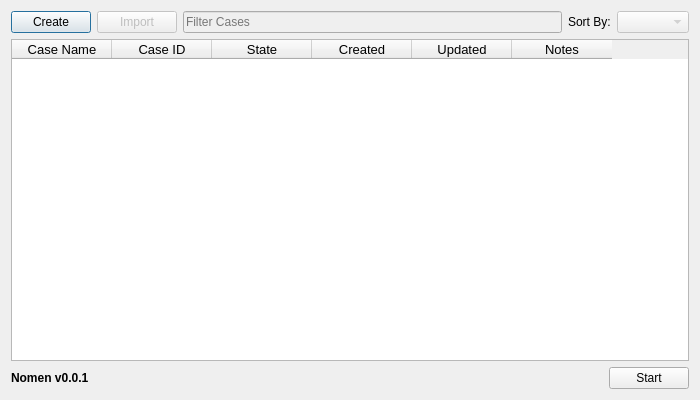
<?xml version="1.0" encoding="UTF-8"?>
<ui version="4.0">
 <class>startupDialog</class>
 <widget class="QDialog" name="startupDialog">
  <property name="geometry">
   <rect>
    <x>0</x>
    <y>0</y>
    <width>700</width>
    <height>400</height>
   </rect>
  </property>
  <property name="windowTitle">
   <string>Nomen Case Manager</string>
  </property>
  <layout class="QGridLayout" name="gridLayout">
   <item row="0" column="0">
    <layout class="QVBoxLayout" name="verticalLayout">
     <item>
      <layout class="QHBoxLayout" name="horizontalLayout">
       <item>
        <widget class="QPushButton" name="bttn_create_case">
         <property name="text">
          <string>Create</string>
         </property>
        </widget>
       </item>
       <item>
        <widget class="QPushButton" name="bttn_import_case">
         <property name="enabled">
          <bool>false</bool>
         </property>
         <property name="toolTip">
          <string>TO BE IMPLEMENTED</string>
         </property>
         <property name="text">
          <string>Import</string>
         </property>
        </widget>
       </item>
       <item>
        <widget class="QLineEdit" name="line_edit_filter_case">
         <property name="enabled">
          <bool>false</bool>
         </property>
         <property name="toolTip">
          <string>TO BE IMPLEMENTED</string>
         </property>
         <property name="placeholderText">
          <string>Filter Cases</string>
         </property>
        </widget>
       </item>
       <item>
        <widget class="QLabel" name="label_sortby">
         <property name="text">
          <string>Sort By:</string>
         </property>
        </widget>
       </item>
       <item>
        <widget class="QComboBox" name="cbox_sortby">
         <property name="enabled">
          <bool>false</bool>
         </property>
         <property name="toolTip">
          <string>TO BE IMPLEMENTED</string>
         </property>
        </widget>
       </item>
      </layout>
     </item>
     <item>
      <layout class="QHBoxLayout" name="horizontalLayout_2">
       <item>
        <spacer name="horizontalSpacer">
         <property name="orientation">
          <enum>Qt::Orientation::Horizontal</enum>
         </property>
         <property name="sizeType">
          <enum>QSizePolicy::Policy::Fixed</enum>
         </property>
         <property name="sizeHint" stdset="0">
          <size>
           <width>0</width>
           <height>20</height>
          </size>
         </property>
        </spacer>
       </item>
       <item>
        <widget class="QTableWidget" name="table_case">
         <property name="font">
          <font>
           <pointsize>10</pointsize>
          </font>
         </property>
         <property name="editTriggers">
          <set>QAbstractItemView::EditTrigger::NoEditTriggers</set>
         </property>
         <property name="selectionMode">
          <enum>QAbstractItemView::SelectionMode::SingleSelection</enum>
         </property>
         <property name="selectionBehavior">
          <enum>QAbstractItemView::SelectionBehavior::SelectRows</enum>
         </property>
         <attribute name="verticalHeaderVisible">
          <bool>false</bool>
         </attribute>
         <column>
          <property name="text">
           <string>Case Name</string>
          </property>
         </column>
         <column>
          <property name="text">
           <string>Case ID</string>
          </property>
         </column>
         <column>
          <property name="text">
           <string>State</string>
          </property>
         </column>
         <column>
          <property name="text">
           <string>Created</string>
          </property>
         </column>
         <column>
          <property name="text">
           <string>Updated</string>
          </property>
         </column>
         <column>
          <property name="text">
           <string>Notes</string>
          </property>
         </column>
        </widget>
       </item>
       <item>
        <spacer name="horizontalSpacer_2">
         <property name="orientation">
          <enum>Qt::Orientation::Horizontal</enum>
         </property>
         <property name="sizeType">
          <enum>QSizePolicy::Policy::Fixed</enum>
         </property>
         <property name="sizeHint" stdset="0">
          <size>
           <width>0</width>
           <height>20</height>
          </size>
         </property>
        </spacer>
       </item>
      </layout>
     </item>
     <item>
      <layout class="QHBoxLayout" name="horizontalLayout_3">
       <item>
        <widget class="QLabel" name="label">
         <property name="font">
          <font>
           <bold>true</bold>
          </font>
         </property>
         <property name="text">
          <string>Nomen v0.0.1</string>
         </property>
        </widget>
       </item>
       <item>
        <spacer name="horizontalSpacer_3">
         <property name="orientation">
          <enum>Qt::Orientation::Horizontal</enum>
         </property>
         <property name="sizeHint" stdset="0">
          <size>
           <width>40</width>
           <height>20</height>
          </size>
         </property>
        </spacer>
       </item>
       <item>
        <widget class="QPushButton" name="pushButton">
         <property name="text">
          <string>Start</string>
         </property>
        </widget>
       </item>
      </layout>
     </item>
    </layout>
   </item>
  </layout>
 </widget>
 <resources/>
 <connections/>
</ui>
